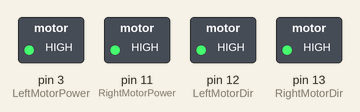
The sketch below on a simulated Arduino Uno, built with avr-gcc and run on an emulated ATmega328P. Parts: switched loads named in the sketch (green lamp = pin HIGH).

Above: at 0.1 s.
Timing chart, 0 to 1.6 s (numbered marks = the images above):
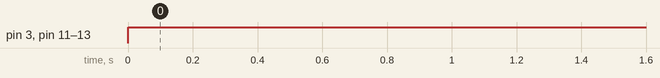

Measured:
- by itself, pin 3 (LeftMotorPower), pin 11 (RightMotorPower), pin 12 (LeftMotorDir), pin 13 (RightMotorDir): LOW → HIGH at 0.00 s

The sketch:

Arduino_line_code__go_straight.ino
```cpp
/*
ANCH150 HW#8-Line Following Car - 2017
The code will have the car only travel forward.
This is to help you figure out how to get the car to travel straight.

The range of speed is from 0 to 255. 255 is the maximum duty cycle (max speed)
Change the values of leftMotor and rightMotor until the car will travel straight.
To find the values that make the car go straight is trial and error.
Try lowering the duty cycle of the faster motor, little by little.
Those values probably won't match each other. So be patient!
*/

// Pin Declarations: Do not change
int LeftMotorDir = 12, LeftMotorPower = 3;
int RightMotorDir = 13, RightMotorPower = 11;

// Change these values
int leftMotor = 255, rightMotor = 255;

void setup() {
  pinMode(LeftMotorDir, OUTPUT);
  pinMode(RightMotorDir, OUTPUT);
  pinMode(LeftMotorPower, OUTPUT);
  pinMode(RightMotorPower, OUTPUT);
}

void loop() {
  digitalWrite(LeftMotorDir, HIGH);  // Left motor forward
  analogWrite(LeftMotorPower, leftMotor);
  digitalWrite(RightMotorDir, HIGH); // Right motor forward
  analogWrite(RightMotorPower, rightMotor);
}
```
